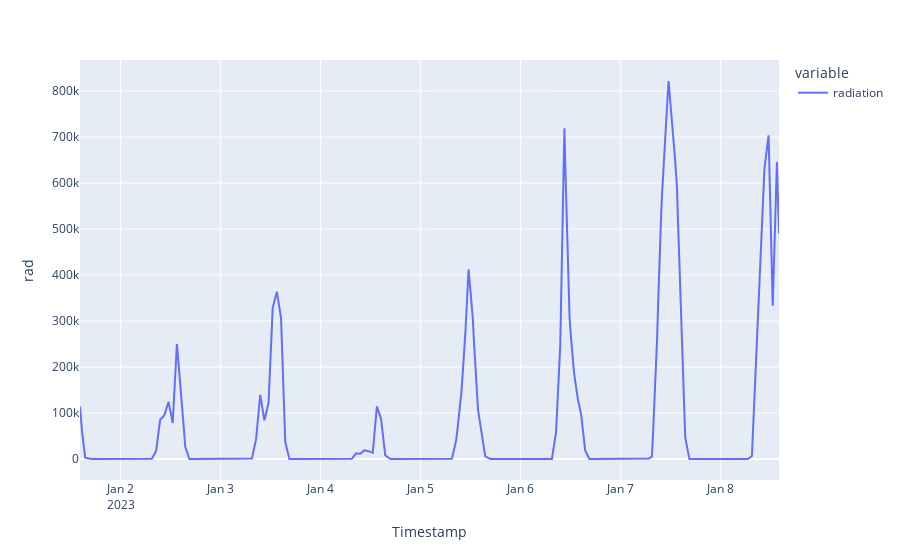

This figure's notebook cell:
### Code cell
fig_radiation=input_data["radiation"].iloc[57:729].plot()
fig_radiation.update_layout(
    xaxis_title='Timestamp',
    yaxis_title="rad"
)
fig_radiation.show()

### Figure 1 — Plotly figure (JSON) as saved in the notebook; plotly's stock layout.template omitted (floating-point values rounded to 4 significant figures; data arrays with more than 128 entries replaced by an {"elided": "..."} marker saying what was removed)
{"data": [{"hovertemplate": "variable=radiation<br>index=%{x}<br>value=%{y}<extra></extra>", "legendgroup": "radiation", "line": {"color": "#636efa", "dash": "solid"}, "marker": {"symbol": "circle"}, "mode": "lines", "name": "radiation", "orientation": "v", "showlegend": true, "type": "scatter", "x": {"elided": "672 str values"}, "xaxis": "x", "y": {"elided": "672 float values"}, "yaxis": "y"}], "layout": {"legend": {"title": {"text": "variable"}, "tracegroupgap": 0}, "margin": {"t": 60}, "xaxis": {"anchor": "y", "domain": [0, 1], "title": {"text": "Timestamp"}}, "yaxis": {"anchor": "x", "domain": [0, 1], "title": {"text": "rad"}}}}
